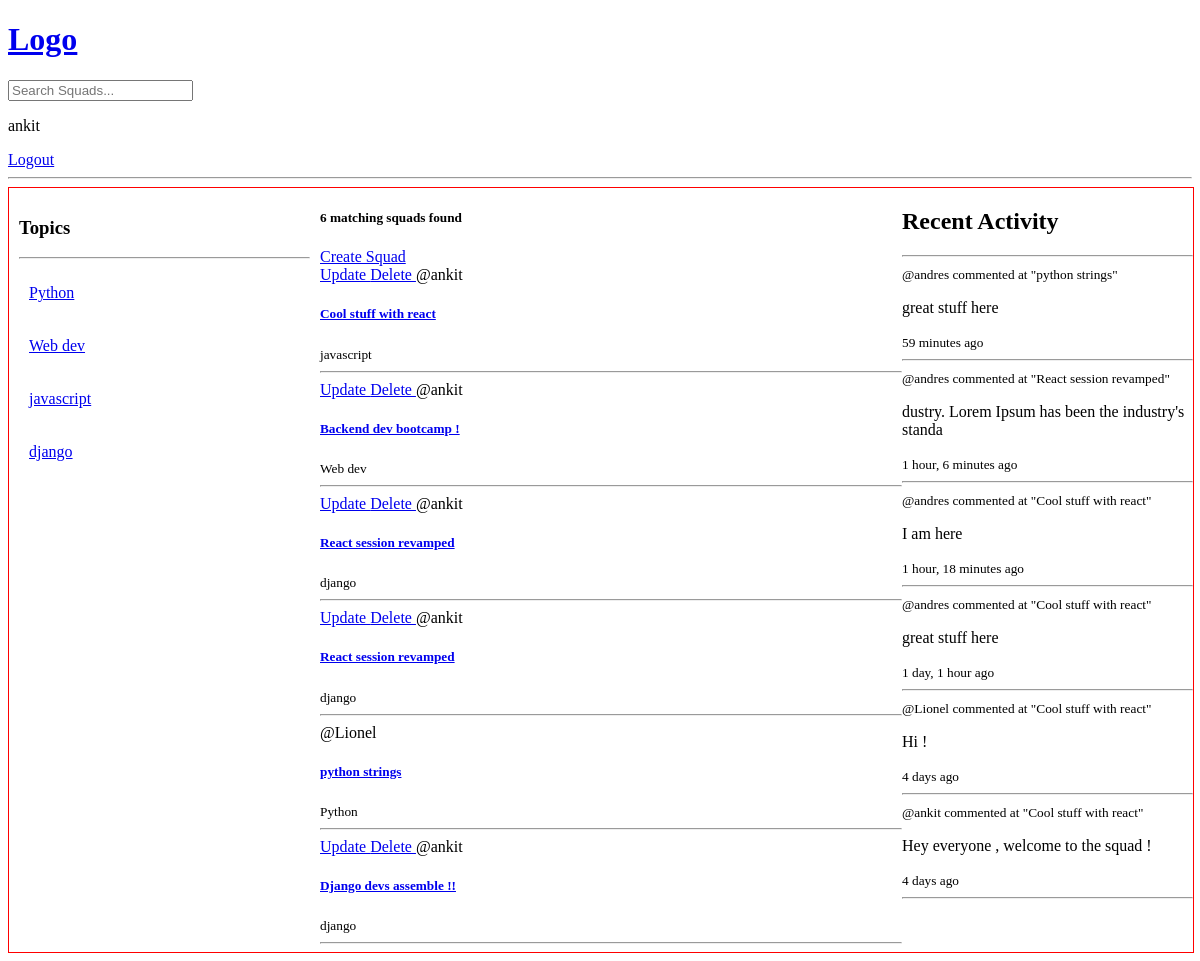
The app's page / (signed in) with its own data.
### base/models.py (models this page shows, shortened)
class Topic(models.Model) :
    name = models.CharField(max_length=200)

class Squad(models.Model):
    host  = models.ForeignKey(User , on_delete = models.SET_NULL , null=True)
    topic  = models.ForeignKey(Topic , on_delete=models.SET_NULL , null=True)
    name = models.CharField(max_length=200)
    description = models.TextField(null = True , blank = True)
    squadMembers = models.ManyToManyField(User , related_name = "squadMembers" , blank = True)
    updated = models.DateTimeField(auto_now = True)
    created = models.DateTimeField(auto_now_add = True)
    class Meta:
        ordering = ['-updated' , '-created']
    def __str__(self):
        return self.name

class Message(models.Model):
    user = models.ForeignKey(User , on_delete=models.CASCADE)
    squad = models.ForeignKey(Squad , on_delete = models.CASCADE)
    body = models.TextField()
    updated = models.DateTimeField(auto_now  = True)
    created = models.DateTimeField(auto_now_add=True)
    def __str__(self):
        return self.body[0:50]

### base/views.py (the view)
# urls.py: path('', views.home, name="home"),
def home(request):
    q = request.GET.get('q') if request.GET.get('q') != None else ''
    squads = Squad.objects.filter(
        Q(topic__name__icontains=q) |
        Q(name__icontains=q) |
        Q(description__icontains=q)
    )
    topics = Topic.objects.all()
    squad_count = squads.count()
    recent_feed = Message.objects.all().order_by(
        '-created').filter(Q(squad__topic__name__icontains=q))[:10]
    context = {"squads": squads, "topics": topics,
               "squad_count": squad_count, "recent_feed": recent_feed}
    return render(request, 'base/home.html', context)

### base/templates/base/home.html (shortened to what this page needs)
{% extends 'main.html' %} {% block content %}
<div class="home-container">
  <div class="side-bar">{% include 'base/topics-component.html' %}</div>
  <div class="squads-container">
    <h5>{{ squad_count }} matching squads found</h5>
    <a href="{% url 'create-squad' %}"> Create Squad </a>
    {% include 'base/feed-component.html' %}
  </div>
  <div class="recent-activity-container">
    {% include 'base/recent-feed-component.html' %}
  </div>
</div>
{% endblock content %}

### templates/navbar.html
<a href="/">
  <h1>Logo</h1>
</a>
<form method="GET" action="{% url 'home' %}">
  <input type="text" name="q" placeholder="Search Squads... " />
</form>
{% if request.user.is_authenticated %}
<p>{{ request.user.username }}</p>
<a href="{% url 'logout' %}">Logout</a>
{% else %}
<a href="{% url 'login' %}">Login</a>
<a href="{% url 'register' %}">Register</a>
{% endif %}
<hr />

### base/templates/base/topics-component.html
<h3>Topics</h3>
<hr />
<div>
  {% for topic in topics %}
  <div class="single-topic">
    <a href=" {% url 'home'  %}?q={{topic.name}} ">{{ topic.name }}</a>
  </div>
  {% endfor %}
</div>

### base/templates/base/feed-component.html
<div>
  {% for squad in squads %}
  <div>
    {% if request.user == squad.host %}
    <a href="{% url 'update-squad' squad.id %} "> Update </a>
    <a href="{% url 'delete-squad' squad.id %} "> Delete </a>
    {% endif %}
    <span>@{{squad.host.username}}</span>
    <a href="{% url 'squad' squad.id %}">
      <h5>{{ squad.name }}</h5>
    </a>
    <small>{{ squad.topic.name }}</small>
    <hr />
  </div>
  {% endfor %}
</div>

### base/templates/base/recent-feed-component.html (shortened to what this page needs)
<h2>Recent Activity</h2>
<hr />
<div class="recent-feeds-container">
  {% for feed in recent_feed %}
  <a class="single-feed" href="{% url 'squad' feed.squad.id %}">
    <small>@{{ feed.user }} </small>
    <small>commented at "{{ feed.squad }}"</small>
    <p>
      {{ feed }}
    </p>
    <small>{{ feed.created|timesince }} ago</small>
    <hr />
  </a>
  {% endfor %}
</div>

### base/templates/base/home.html (style rules this page uses)
.home-container { display: flex; width: 100%; border: 1px solid red; max-width: 1400px; margin: auto; }
.side-bar { width: 25%; padding: 10px; }
.single-topic { padding: 10px; margin-top: 15px; }
.squads-container { width: 50%; }
.recent-activity-container { width: 25%; }
.single-feed { color: black; text-decoration: none; }

### records on screen
Topic: name "Python"
Topic: name "Web dev"
Topic: name "javascript"
Topic: name "django"
Squad: shows "Update", host.username "ankit", name "Cool stuff with react", topic.name "javascript"
Squad: shows "Update", host.username "ankit", name "Backend dev bootcamp !", topic.name "Web dev"
Squad: shows "Update", host.username "ankit", name "React session revamped", topic.name "django"
Squad: shows "Update", host.username "ankit", name "React session revamped", topic.name "django"
Squad: host.username "Lionel", name "python strings", topic.name "Python"
Squad: shows "Update", host.username "ankit", name "Django devs assemble !!", topic.name "django"
Message: user "andres", squad "python strings", body "great stuff here", created "59 minutes"
Message: user "andres", squad "React session revamped", body "dustry. Lorem Ipsum has been the industry's standa", created "1 hour, 6 minutes"
Message: user "andres", squad "Cool stuff with react", body "I am here", created "1 hour, 18 minutes"
Message: user "andres", squad "Cool stuff with react", body "great stuff here", created "1 day, 1 hour"
Message: user "Lionel", squad "Cool stuff with react", body "Hi !", created "4 days"
Message: user "ankit", squad "Cool stuff with react", body "Hey everyone , welcome to the squad !", created "4 days"

### other values on screen
{{ request.user.username }} "ankit"
{{ squad_count }} "6"
